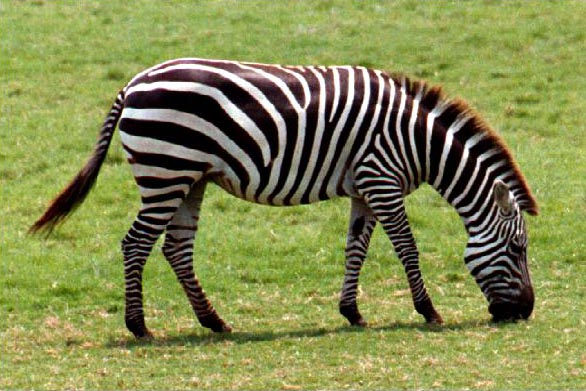
#> input picture LAB05/zebra.jpg, 586 x 391 px
$ jupyter execute assignment.ipynb
#> lines starting #> are read from the running program, lines starting #| are printed output that depends on the picture; after the words box and inside, x2 and y2 are one past the last pixel; in counts of white or black regions, pixels touching at a corner belong together
## Load Image

[cell 1]
from matplotlib import pyplot as plt
import cv2 as cv
import numpy as np

[cell 2]
image = cv.imread("zebra.jpg")
#> image is the input picture: shape (391, 586, 3); mean B, G, R 80.5, 138.4, 132.5
img_h, img_w, img_c = image.shape
#> img_h = 391; img_w = 586; img_c = 3
image.shape
#> Out = (391, 586, 3)

[cell 3]
plt.imshow(cv.cvtColor(image, cv.COLOR_BGR2RGB))
plt.axis("off")

[cell 4]
image_data = image.reshape((-1, 3))
image_data.shape
#> Out = (229126, 3)

## Gaussian Mixture Model

[cell 5]
from sklearn.mixture import GaussianMixture

[cell 6]
gmm= GaussianMixture(n_components=2, covariance_type='full', random_state=0)

[cell 7]
gmm.fit(image_data)

[cell 8]
labels = gmm.predict(image_data)

[cell 9]
labels.shape
#> Out = (229126,)

[cell 10]
labels = labels.reshape((img_h, img_w, 1))
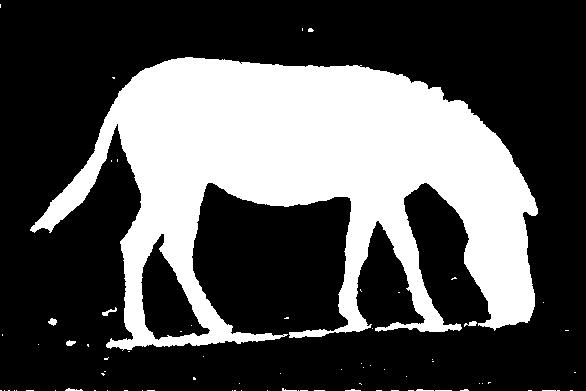
#> labels: shape (391, 586, 1) int64; values 0 (black) and 1 (white), 31.8% white; 76 white regions (67 under 20 px), largest, box (x1, y1, x2, y2) and area: (30, 57, 538, 351) 72335, (102, 307, 117, 316) 50, (48, 318, 57, 326) 46

[cell 11]
plt.imshow(labels)

## Segment the image

[cell 12]
segmented_image = np.zeros_like(image)
segmented_image = np.where(labels==0, 225, image).astype(np.uint8)
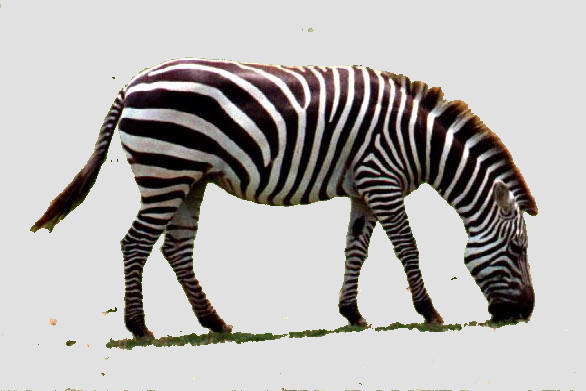
#> segmented_image: shape (391, 586, 3); mean of channels 0, 1, 2 175, 177, 179.9; drawn as B, G, R

[cell 13]
plt.imshow(cv.cvtColor(segmented_image, cv.COLOR_BGR2RGB))

[cell 14]
segmented_image = np.where(labels == 1, 255, image).astype(np.uint8)
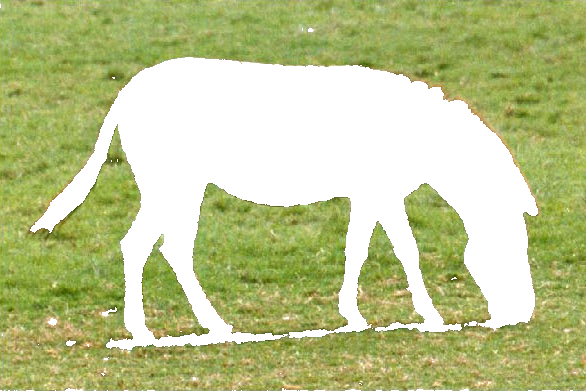
#> segmented_image: shape (391, 586, 3); mean of channels 0, 1, 2 140.1, 195.9, 187.1; drawn as B, G, R
plt.imshow(cv.cvtColor(segmented_image, cv.COLOR_BGR2RGB))

## Test with another picture

[cell 15]
test_image = cv.imread("test/meo.jpg")
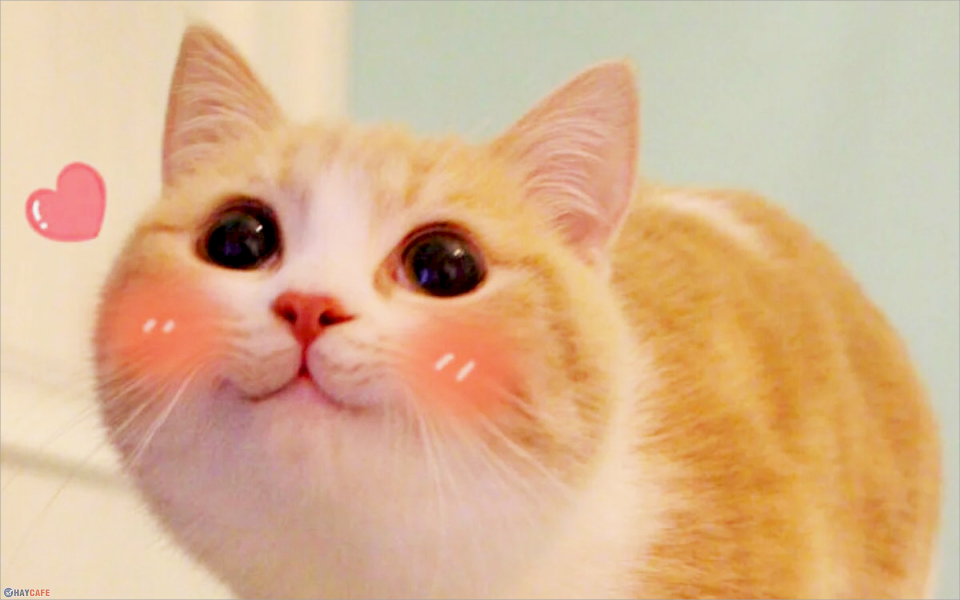
#> input picture LAB05/test/meo.jpg, 1920 x 1200 px (shown at 1/2 size)
#> test_image is the input picture: shape (1200, 1920, 3); mean B, G, R 142.6, 179.2, 216.6
test_h, test_w, test_c = test_image.shape
#> test_h = 1200; test_w = 1920; test_c = 3
plt.imshow(cv.cvtColor(test_image, cv.COLOR_BGR2RGB))

[cell 16]
test_image_data = test_image.reshape((-1, 3))
test_image_data.shape
#> Out = (2304000, 3)

[cell 17]
gmm.fit(test_image_data)

[cell 18]
labels = gmm.predict(test_image_data)
labels = labels.reshape((test_h, test_w, 1))
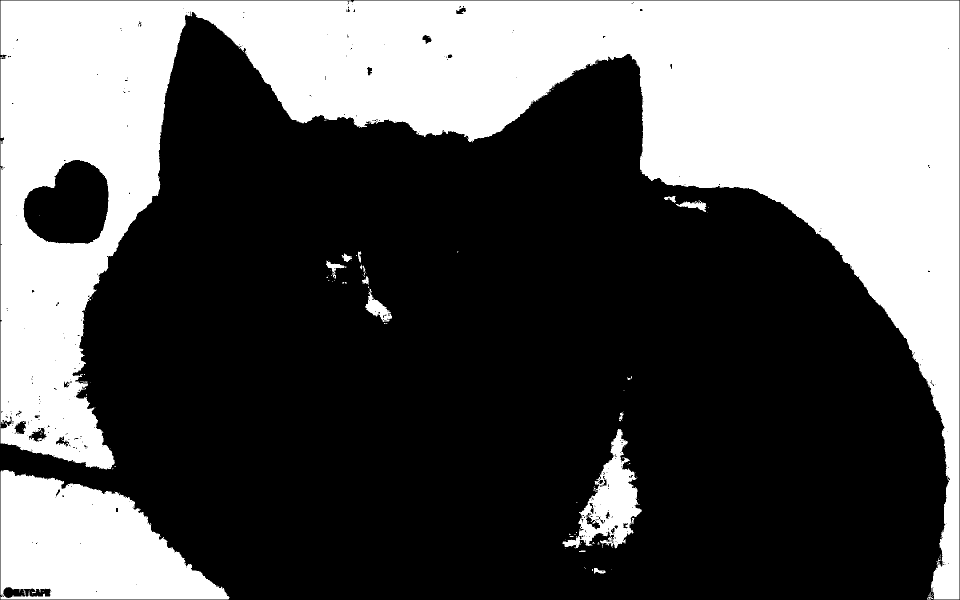
#> labels: shape (1200, 1920, 1) int64 (shown at 1/2 size); values 0 (black) and 1 (white), 35.3% white; 170 white regions (151 under 20 px), largest, box (x1, y1, x2, y2) and area: (1, 1, 1919, 1199) 718548, (1, 940, 459, 1199) 77483, (1125, 858, 1284, 1097) 14148

[cell 19]
segmented_test_image = np.zeros_like(test_image)

[cell 20]
segmented_test_image = np.where(labels==1, 255, test_image).astype(np.uint8)
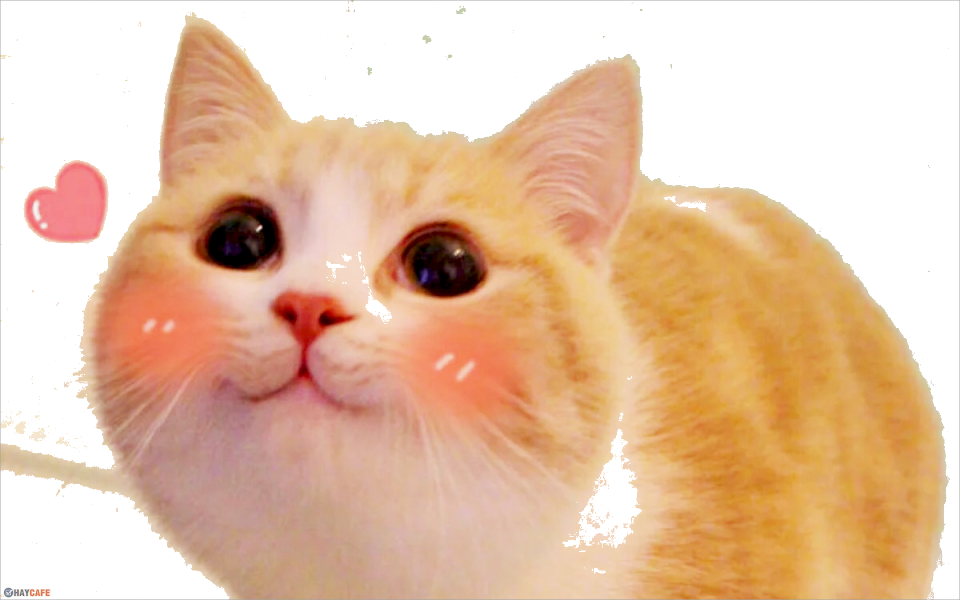
#> segmented_test_image: shape (1200, 1920, 3) (shown at 1/2 size); mean of channels 0, 1, 2 166.2, 194.5, 229.5; drawn as B, G, R

[cell 21]
plt.imshow(cv.cvtColor(segmented_test_image, cv.COLOR_BGR2RGB))
